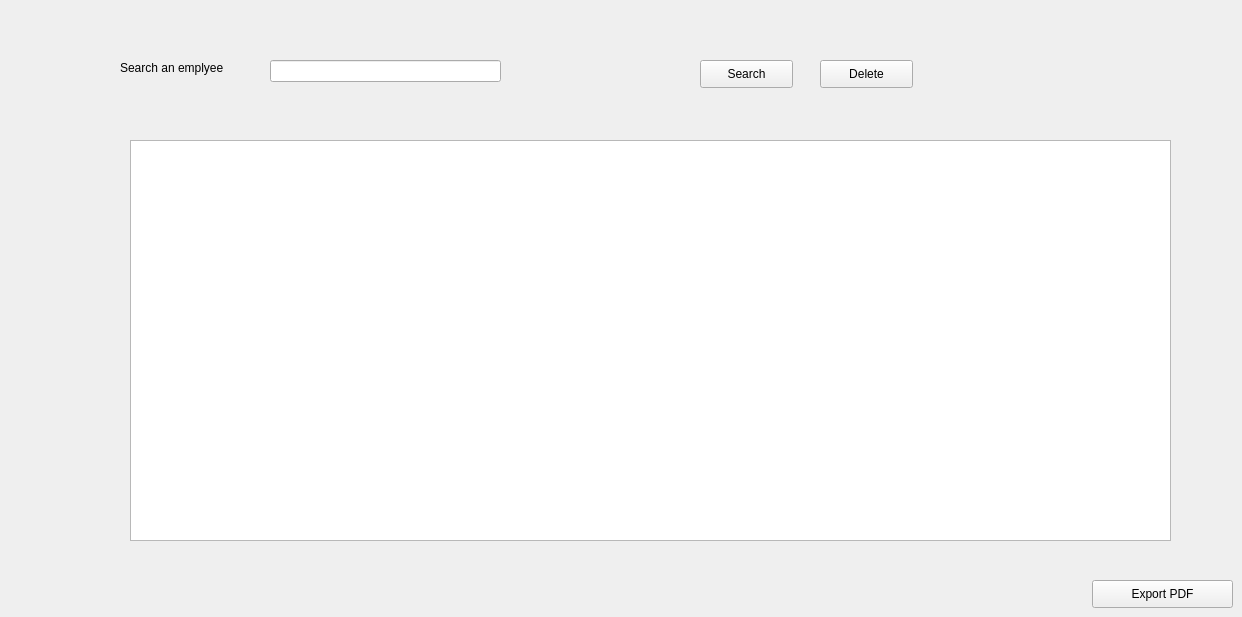
     <widget class="QWidget" name="tab_2">
      <attribute name="title">
       <string>Advances list</string>
      </attribute>
      <widget class="QTableView" name="advance_list">
       <property name="geometry">
        <rect>
         <x>130</x>
         <y>140</y>
         <width>1041</width>
         <height>401</height>
        </rect>
       </property>
      </widget>
      <widget class="QPushButton" name="exportpdf_2">
       <property name="geometry">
        <rect>
         <x>1092</x>
         <y>580</y>
         <width>141</width>
         <height>28</height>
        </rect>
       </property>
       <property name="text">
        <string>Export PDF</string>
       </property>
      </widget>
      <widget class="QLabel" name="label">
       <property name="geometry">
        <rect>
         <x>120</x>
         <y>60</y>
         <width>161</width>
         <height>16</height>
        </rect>
       </property>
       <property name="text">
        <string>Search an emplyee</string>
       </property>
      </widget>
      <widget class="QLineEdit" name="lerechercheavance">
       <property name="geometry">
        <rect>
         <x>270</x>
         <y>60</y>
         <width>231</width>
         <height>22</height>
        </rect>
       </property>
      </widget>
      <widget class="QPushButton" name="pbrechercheavance">
       <property name="geometry">
        <rect>
         <x>700</x>
         <y>60</y>
         <width>93</width>
         <height>28</height>
        </rect>
       </property>
       <property name="text">
        <string>Search</string>
       </property>
      </widget>
      <widget class="QPushButton" name="pbdeleteadvance">
       <property name="geometry">
        <rect>
         <x>820</x>
         <y>60</y>
         <width>93</width>
         <height>28</height>
        </rect>
       </property>
       <property name="text">
        <string>Delete</string>
       </property>
      </widget>
     </widget>
